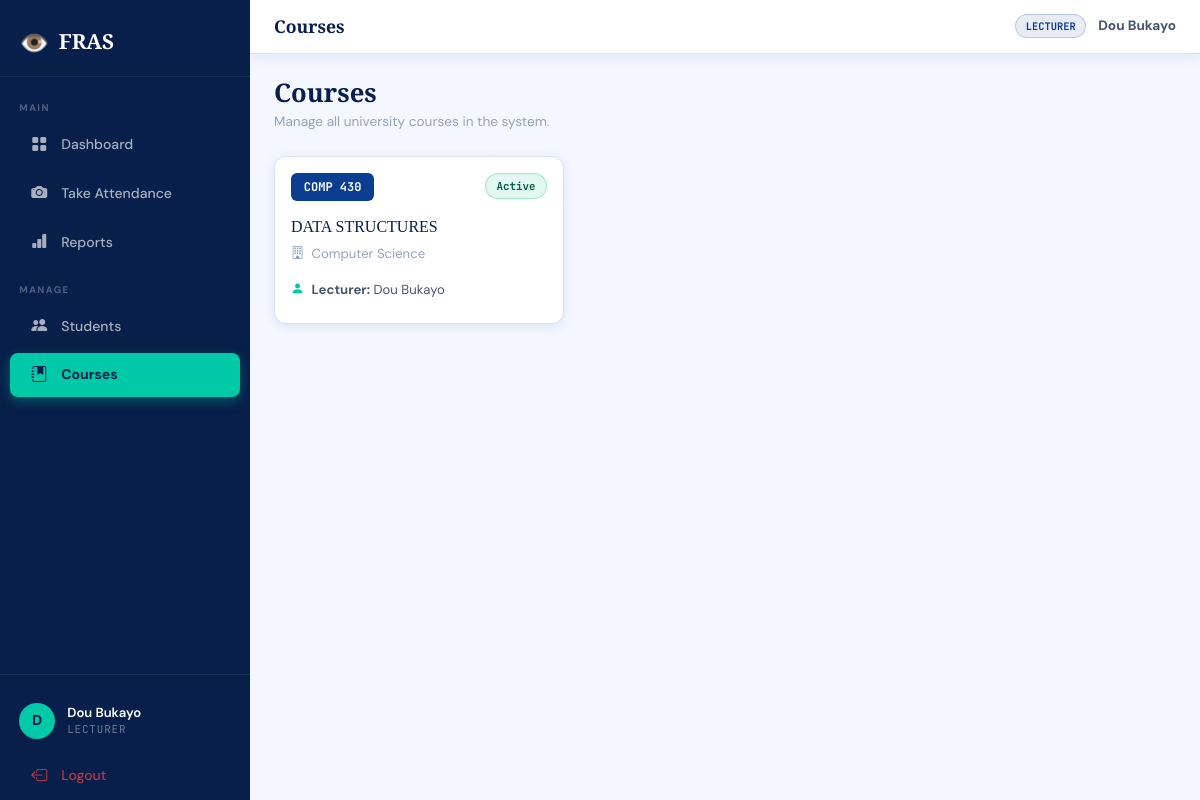
The page /courses (signed in) on the database its author committed.
### models.py (models this page shows, shortened)
class User(UserMixin, db.Model):
    __tablename__ = 'users'
    id         = db.Column(db.Integer, primary_key=True)
    username   = db.Column(db.String(80), unique=True, nullable=False)
    email      = db.Column(db.String(120), unique=True, nullable=False)
    password   = db.Column(db.String(200), nullable=False)
    role       = db.Column(db.String(20), default='lecturer')
    full_name  = db.Column(db.String(100))
    department = db.Column(db.String(100))
    is_active  = db.Column(db.Boolean, default=True)
    created_at = db.Column(db.DateTime, default=datetime.utcnow)
    last_login = db.Column(db.DateTime)
    def is_admin(self):
        return self.role == 'admin'

class Course(db.Model):
    __tablename__ = 'courses'
    id          = db.Column(db.Integer, primary_key=True)
    code        = db.Column(db.String(20), unique=True, nullable=False)
    name        = db.Column(db.String(150), nullable=False)
    department  = db.Column(db.String(100))
    lecturer_id = db.Column(db.Integer, db.ForeignKey('users.id'))
    lecturer    = db.relationship('User', backref='courses')
    is_active   = db.Column(db.Boolean, default=True)
    created_at  = db.Column(db.DateTime, default=datetime.utcnow)

### app.py (the view)
@app.route('/courses')
@login_required
def courses():
    if current_user.is_admin():
        all_courses = Course.query.filter_by(is_active=True).all()
    else:
        all_courses = Course.query.filter_by(
            lecturer_id=current_user.id, is_active=True).all()
    return render_template('courses.html', courses=all_courses)

### app.py (called while the page is built)
@login_manager.user_loader
def load_user(user_id):
    return User.query.get(int(user_id))

### templates/courses.html (shortened to what this page needs)
{% extends 'base.html' %}
{% block page_title %}Courses{% endblock %}
{% block content %}
<div class="page-header d-flex justify-content-between
            align-items-center">
  <div>
    <h2>Courses</h2>
    <p>Manage all university courses in the system.</p>
  </div>
</div>
{% if courses %}
<div class="row g-3">
  {% for course in courses %}
  <div class="col-md-6 col-lg-4">
    <div class="data-card h-100 p-3">
      <div class="d-flex justify-content-between
                  align-items-start mb-3">
        <span style="background:var(--navy);color:#fff;
                     font-family:var(--font-mono);
                     font-size:0.75rem;font-weight:700;
                     padding:0.3rem 0.8rem;border-radius:6px">
          {{ course.code }}
        </span>
        <span class="badge-present">Active</span>
      </div>
      <h5 style="font-family:var(--font-head);
                 color:var(--navy-dark);font-size:1rem;
                 margin-bottom:0.5rem">
        {{ course.name }}
      </h5>
      <p style="font-size:0.82rem;color:var(--muted);
                margin-bottom:1rem">
        <i class="bi bi-building me-1"></i>
        {{ course.department or 'No department set' }}
      </p>
      <div style="font-size:0.82rem;color:var(--sub);
                  margin-bottom:0.5rem">
        <i class="bi bi-person-fill me-1"
           style="color:var(--teal)"></i>
        <strong>Lecturer:</strong>
        {{ course.lecturer.full_name
           if course.lecturer else 'Not assigned' }}
      </div>
    </div>
  </div>
  {% endfor %}
</div>
{% endif %}
{% endblock %}

### templates/base.html (shortened to what this page needs)
<!DOCTYPE html>
<html lang="en">
<head>
  <link href="https://cdn.jsdelivr.net/npm/bootstrap@5.3.0/dist/css/bootstrap.min.css" rel="stylesheet">
  <link href="https://cdn.jsdelivr.net/npm/bootstrap-icons@1.11.0/font/bootstrap-icons.css" rel="stylesheet">
  <link href="{{ url_for('static', filename='style.css') }}" rel="stylesheet">
</head>
<body>
{% if current_user.is_authenticated %}
<div class="app-wrapper">
  <nav class="sidebar" id="sidebar">
    <div class="sidebar-brand">
      <span class="brand-icon">👁️</span>
      <span class="brand-name">FRAS</span>
    </div>
    <div class="sidebar-section">MAIN</div>
    <a href="{{ url_for('dashboard') }}"
       class="sidebar-link {% if request.endpoint == 'dashboard' %}active{% endif %}">
      <i class="bi bi-grid-fill"></i> Dashboard
    </a>
    <a href="{{ url_for('take_attendance') }}"
       class="sidebar-link {% if request.endpoint == 'take_attendance' %}active{% endif %}">
      <i class="bi bi-camera-fill"></i> Take Attendance
    </a>
    <a href="{{ url_for('reports') }}"
       class="sidebar-link {% if request.endpoint == 'reports' %}active{% endif %}">
      <i class="bi bi-bar-chart-fill"></i> Reports
    </a>
    <div class="sidebar-section">MANAGE</div>
    <a href="{{ url_for('students') }}"
       class="sidebar-link {% if 'student' in request.endpoint %}active{% endif %}">
      <i class="bi bi-people-fill"></i> Students
    </a>
    <a href="{{ url_for('courses') }}"
       class="sidebar-link {% if 'course' in request.endpoint %}active{% endif %}">
      <i class="bi bi-journal-bookmark-fill"></i> Courses
    </a>
    <div class="sidebar-footer">
      <div class="sidebar-user">
        <div class="sidebar-avatar">
          {{ current_user.full_name[0].upper() if current_user.full_name else 'U' }}
        </div>
        <div class="sidebar-user-info">
          <div class="sidebar-user-name">
            {{ current_user.full_name or current_user.username }}
          </div>
          <div class="sidebar-user-role">{{ current_user.role }}</div>
        </div>
      </div>
      <a href="{{ url_for('logout') }}" class="sidebar-link sidebar-logout">
        <i class="bi bi-box-arrow-left"></i> Logout
      </a>
    </div>
  </nav>
  <div class="main-content">
    <div class="topbar">
      <h6 class="topbar-title">
        {% block page_title %}{% endblock %}
      </h6>
      <div class="topbar-right">
        <span class="role-badge">
          {{ current_user.role }}
        </span>
        <strong class="topbar-username">
          {{ current_user.full_name or current_user.username }}
        </strong>
      </div>
    </div>
    <div class="page-body">
      {% block content %}{% endblock %}
    </div>
  </div>
</div>
{% else %}
  {% block auth_content %}{% endblock %}
{% endif %}
</body>
</html>

### static/style.css (style rules this page uses)
:root { --navy: #0B3D91; --navy-mid: #1A56C4; --navy-dark: #071F4A; --teal: #00C9A7; --teal-dark: #009E84; --success: #10B981; --warning: #F59E0B; --danger: #EF4444; --info: #3B82F6; --surface: #F4F7FF; --card: #ffffff; --border: #D8E2F5; --text: #0F172A; --sub: #475569; --muted: #94A3B8; --grad: linear-gradient(135deg, #0B3D91, #1A56C4 55%, #00C9A7); --shadow: 0 2px 12px rgba(11,61,145,.10); --shadow-lg: 0 8px 32px rgba(11,61,145,.16); --font-head: 'Playfair Display', serif; --font-body: 'DM Sans', sans-serif; --font-mono: 'JetBrains Mono', monospace; }
* { box-sizing: border-box; }
body { font-family: var(--font-body); background: var(--surface); color: var(--text); margin: 0; padding: 0; }
.app-wrapper { display: flex; min-height: 100vh; }
.main-content { flex: 1; display: flex; flex-direction: column; min-width: 0; overflow-x: hidden; }
.sidebar { width: 250px; min-width: 250px; background: var(--navy-dark); display: flex; flex-direction: column; position: sticky; top: 0; height: 100vh; overflow-y: auto; z-index: 100; transition: all 0.3s ease; }
.sidebar-brand { display: flex; align-items: center; gap: 0.6rem; padding: 1.5rem 1.2rem 1rem; font-family: var(--font-head); font-size: 1.3rem; font-weight: 800; color: #fff; border-bottom: 1px solid rgba(255,255,255,0.08); margin-bottom: 0.5rem; }
.brand-icon { font-size: 1.5rem; }
.sidebar-section { font-size: 0.6rem; font-weight: 700; letter-spacing: 0.15em; text-transform: uppercase; color: rgba(255,255,255,0.3); padding: 1rem 1.2rem 0.3rem; }
.sidebar-link { display: flex; align-items: center; gap: 0.75rem; padding: 0.65rem 1.2rem; margin: 2px 10px; border-radius: 8px; color: rgba(255,255,255,0.65); font-size: 0.875rem; font-weight: 500; text-decoration: none; transition: all 0.2s ease; }
.sidebar-link.active { background: var(--teal); color: var(--navy-dark); font-weight: 700; box-shadow: 0 4px 12px rgba(0,201,167,0.35); }
.sidebar-link i { font-size: 1rem; width: 20px; text-align: center; }
.sidebar-footer { margin-top: auto; padding-top: 1rem; border-top: 1px solid rgba(255,255,255,0.08); }
.sidebar-user { display: flex; align-items: center; gap: 0.75rem; padding: 0.75rem 1.2rem; }
.sidebar-avatar { width: 36px; height: 36px; border-radius: 50%; background: var(--teal); color: var(--navy-dark); display: flex; align-items: center; justify-content: center; font-weight: 800; font-size: 0.9rem; flex-shrink: 0; }
.sidebar-user-name { font-size: 0.82rem; font-weight: 600; color: #fff; line-height: 1.2; }
.sidebar-user-role { font-size: 0.68rem; color: rgba(255,255,255,0.4); text-transform: uppercase; letter-spacing: 0.08em; font-family: var(--font-mono); }
.sidebar-logout { color: rgba(239,68,68,0.75) !important; }
.topbar { background: var(--card); border-bottom: 1px solid var(--border); padding: 0.9rem 1.5rem; display: flex; align-items: center; justify-content: space-between; position: sticky; top: 0; z-index: 50; box-shadow: var(--shadow); }
.topbar-title { font-family: var(--font-head); font-size: 1.1rem; font-weight: 700; color: var(--navy-dark); margin: 0; }
.topbar-right { display: flex; align-items: center; gap: 0.75rem; }
.topbar-username { font-size: 0.85rem; color: var(--sub); }
.role-badge { background: rgba(11,61,145,0.1); color: var(--navy); border: 1px solid rgba(11,61,145,0.2); font-size: 0.65rem; font-weight: 700; padding: 0.2rem 0.6rem; border-radius: 100px; text-transform: uppercase; font-family: var(--font-mono); }
.page-body { padding: 1.5rem; flex: 1; }
.data-card { background: var(--card); border: 1px solid var(--border); border-radius: 12px; overflow: hidden; box-shadow: var(--shadow); }
.badge-present { background: rgba(16,185,129,0.12); color: #065f46; border: 1px solid rgba(16,185,129,0.3); font-size: 0.68rem; font-weight: 700; padding: 0.25rem 0.65rem; border-radius: 100px; font-family: var(--font-mono); }
.page-header { margin-bottom: 1.5rem; }
.page-header h2 { font-family: var(--font-head); font-size: 1.6rem; font-weight: 800; color: var(--navy-dark); margin-bottom: 0.2rem; }
.page-header p { color: var(--muted); font-size: 0.85rem; margin: 0; }

### rows shown on the page
User: full_name "D", full_name "Dou Bukayo", role "LECTURER"
Course: code "COMP 430", name "DATA STRUCTURES", department "Computer Science", lecturer "Dou Bukayo"
